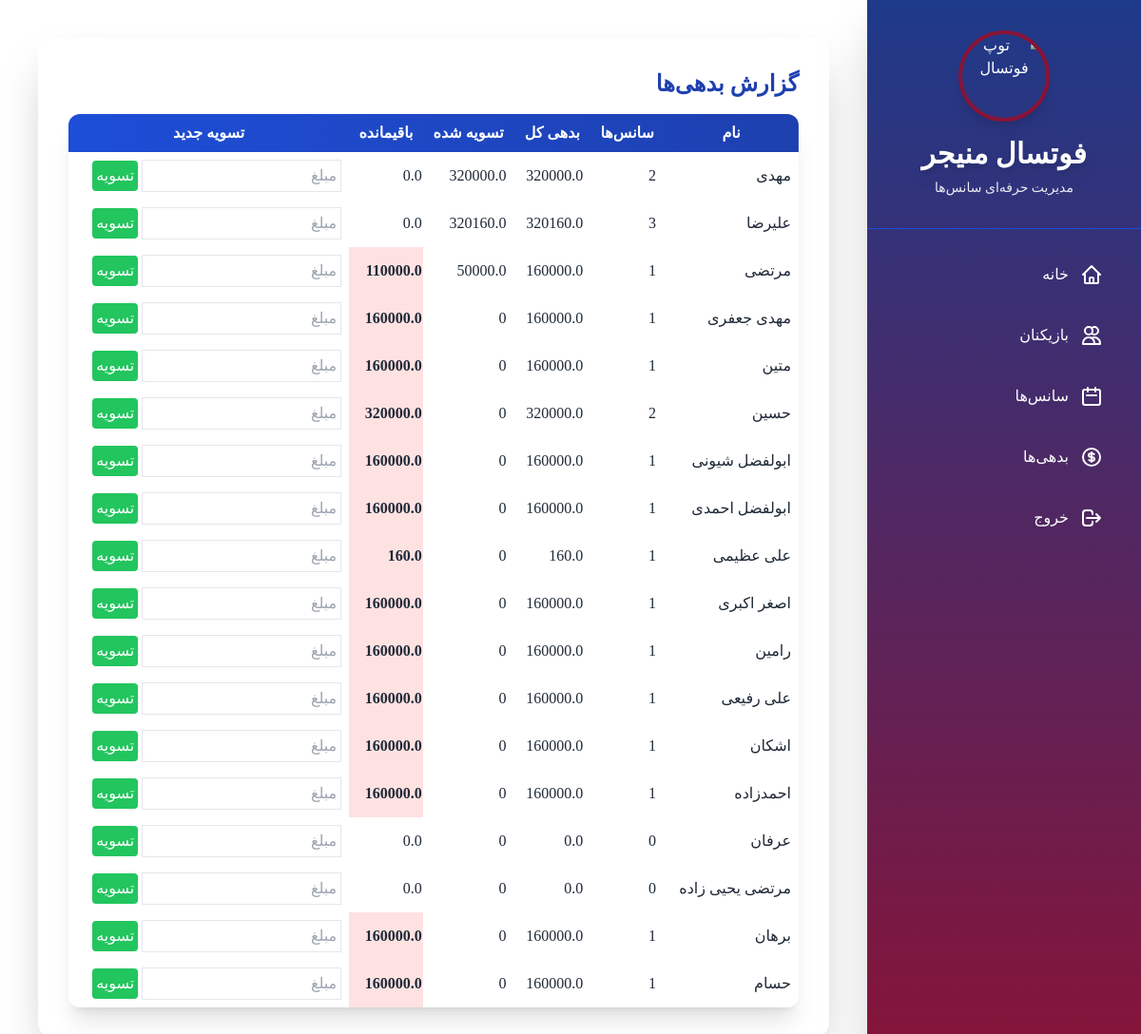
The page /debts (signed in) on the database its author committed.
### models.py (models this page shows)
class Player(SQLModel, table=True):
    id: Optional[int] = Field(default=None, primary_key=True)
    name: str
    level: str  # "guest", "normal", "permanent"

### main.py (the view)
@app.get("/debts", response_class=HTMLResponse)
def debts_page(request: Request, db: DBSession = Depends(get_session), user=Depends(get_current_user)):
    players = db.exec(select(Player)).all()
    sessions = db.exec(select(FSession)).all()
    payments = db.exec(select(Payment)).all()
    debts = {}
    for player in players:
        count = 0
        total_debt = 0.0  # float برای دقت بیشتر
        for s in sessions:
            player_ids = json.loads(s.players)  # لیست integerها
            if player.id in player_ids:  # مستقیم integer با integer چک کن
                count += 1
                total_debt += s.price
        paid = sum(p.amount for p in payments if p.player_id == player.id)
        debts[player.id] = {
            "count": count,
            "total_debt": total_debt,
            "paid": paid,
            "remaining": total_debt - paid
        }
    return templates.TemplateResponse("debts.html", {"request": request, "players": players, "debts": debts})

### templates/debts.html (shortened to what this page needs)
{% extends "base.html" %}
{% block content %}
<h2 class="text-2xl font-bold mb-4 text-blue-800">گزارش بدهی‌ها</h2>
<table class="w-full w-full bg-white shadow-xl rounded-xl overflow-hidden">
    <thead>
        <tr class="bg-gradient-to-r from-blue-700 to-blue-800 text-white">
            <th class="p-2">نام</th>
            <th class="p-2">سانس‌ها</th>
            <th class="p-2">بدهی کل</th>
            <th class="p-2">تسویه شده</th>
            <th class="p-2">باقیمانده</th>
            <th class="p-2">تسویه جدید</th>
        </tr>
    </thead>
    <tbody>
        {% for player in players %}
        {% set debt = debts[player.id] %}
        <tr>
            <td class="p-2">{{ player.name }}</td>
            <td class="p-2">{{ debt.count }}</td>
            <td class="p-2">{{ debt.total_debt }}</td>
            <td class="p-2">{{ debt.paid }}</td>
            <td {% if debt.remaining > 0 %}class="bg-red-100 font-bold"{% endif %}>{{ debt.remaining }}</td>
            <td class="p-2">
                <form method="post" action="/payments">
                    <input type="number" name="amount" placeholder="مبلغ" class="p-1 border">
                    <button type="submit" class="bg-green-500 text-white p-1 rounded">تسویه</button>
                </form>
            </td>
        </tr>
        {% endfor %}
    </tbody>
</table>
{% endblock %}

### templates/base.html (style rules this page uses)
body { background-image: url('https://wallpapers.com/images/hd/cool-football-stadium-spotlights-pnjw0muf781r1u4f.jpg'); background-size: cover; background-attachment: fixed; background-position: center; font-family: "Vazirmatn-Fontara"; }

### rows shown on the page
Player: name "مهدی", count "2", total_debt "320000.0", paid "320000.0", remaining "0.0"
Player: name "علیرضا", count "3", total_debt "320160.0", paid "320160.0", remaining "0.0"
Player: name "مرتضی", count "1", total_debt "160000.0", paid "50000.0", remaining "110000.0"
Player: name "مهدی جعفری", count "1", total_debt "160000.0", paid "0", remaining "160000.0"
Player: name "متین", count "1", total_debt "160000.0", paid "0", remaining "160000.0"
Player: name "حسین", count "2", total_debt "320000.0", paid "0", remaining "320000.0"
Player: name "ابولفضل شیونی", count "1", total_debt "160000.0", paid "0", remaining "160000.0"
Player: name "ابولفضل احمدی", count "1", total_debt "160000.0", paid "0", remaining "160000.0"
Player: name "علی عظیمی", count "1", total_debt "160.0", paid "0", remaining "160.0"
Player: name "اصغر اکبری", count "1", total_debt "160000.0", paid "0", remaining "160000.0"
Player: name "رامین", count "1", total_debt "160000.0", paid "0", remaining "160000.0"
Player: name "علی رفیعی", count "1", total_debt "160000.0", paid "0", remaining "160000.0"
Player: name "اشکان", count "1", total_debt "160000.0", paid "0", remaining "160000.0"
Player: name "احمدزاده", count "1", total_debt "160000.0", paid "0", remaining "160000.0"
Player: name "عرفان", count "0", total_debt "0.0", paid "0", remaining "0.0"
Player: name "مرتضی یحیی زاده", count "0", total_debt "0.0", paid "0", remaining "0.0"
Player: name "برهان", count "1", total_debt "160000.0", paid "0", remaining "160000.0"
Player: name "حسام", count "1", total_debt "160000.0", paid "0", remaining "160000.0"
